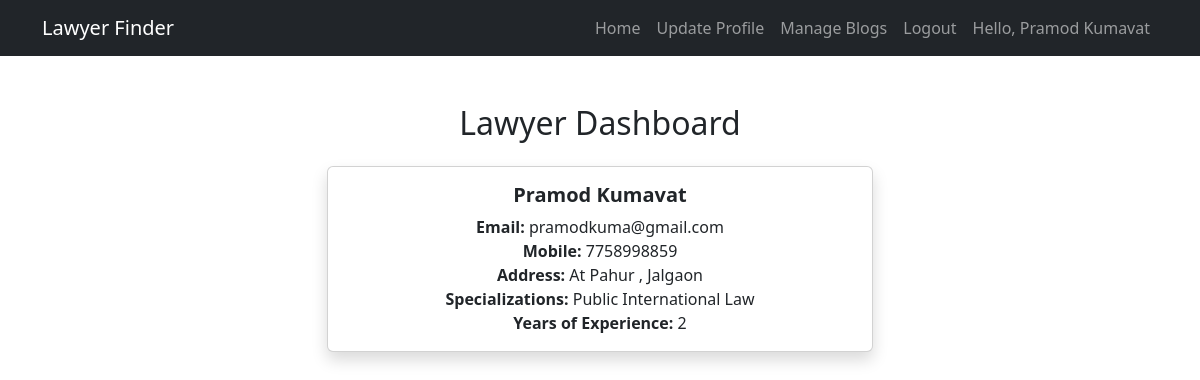
The page /lawyer/dashboard/ (signed in) on the database its author committed.
### admin_dashboard/models.py (models this page shows, shortened)
class CustomUser(AbstractUser):
    ROLE_CHOICES = (
        ('user', 'User'),
        ('lawyer', 'Lawyer'),
    )
    role = models.CharField(max_length=10, choices=ROLE_CHOICES, default='user')
    class Meta:
        verbose_name = 'User'
        verbose_name_plural = 'Users'

### lawyer/models.py (models this page shows, shortened)
class Lawyer(models.Model):
    user = models.OneToOneField(settings.AUTH_USER_MODEL, on_delete=models.CASCADE, related_name="lawyer_profile")
    address = models.CharField(max_length=200, null=False)
    mobile = models.CharField(max_length=15, null=False)
    email = models.EmailField(null=False)
    full_name = models.CharField(max_length=200, null=False)
    is_approved = models.BooleanField(default=False)
    qualifications = models.TextField(blank=True, null=True)
    specializations = models.TextField(blank=True, null=True)
    years_of_experience = models.PositiveIntegerField(blank=True, null=True)
    profile_photo = models.ImageField(upload_to='profile_photos/', blank=True, null=True)
    court_duty = models.CharField(max_length=200, blank=True, null=True)
    total_cases = models.PositiveIntegerField(blank=True, null=True)

### lawyer/views.py (the view)
# urls.py: path('dashboard/', LawyerDashboardView.as_view(), name='lawyer_dashboard'),
class LawyerDashboardView(LoginRequiredMixin, TemplateView):
    template_name = 'lawyer/lawyer_dashboard.html'

### lawyer/templates/lawyer/lawyer_dashboard.html (shortened to what this page needs)
<!DOCTYPE html>
<html lang="en">
<head>
    <link href="https://cdn.jsdelivr.net/npm/bootstrap@5.3.0/dist/css/bootstrap.min.css" rel="stylesheet">
    <link rel="stylesheet" href="https://cdnjs.cloudflare.com/ajax/libs/animate.css/4.1.1/animate.min.css">
</head>
<body>
    {% include 'nav.html' %}
    <div class="container mt-5">
        <h2 class="text-center">Lawyer Dashboard</h2>
        <div class="row justify-content-center mt-4">
            <div class="col-md-6">
                <div class="card text-center animate__animated animate__fadeInDown shadow">
                    <div class="card-body">
                        <h5 class="card-title">{{ user.lawyer_profile.full_name }}</h5>
                        <p class="card-text">
                            <strong>Email:</strong> {{ user.lawyer_profile.email }}<br>
                            <strong>Mobile:</strong> {{ user.lawyer_profile.mobile }}<br>
                            <strong>Address:</strong> {{ user.lawyer_profile.address }}<br>
                            <strong>Specializations:</strong> {{ user.lawyer_profile.specializations }}<br>
                            <strong>Years of Experience:</strong> {{ user.lawyer_profile.years_of_experience }}<br>
                        </p>
                    </div>
                </div>
            </div>
        </div>
    </div>
</body>
</html>

### lawyer/templates/nav.html (shortened to what this page needs)
<!DOCTYPE html>
<html lang="en">
<head>
    <link href="https://cdn.jsdelivr.net/npm/bootstrap@5.3.0-alpha3/dist/css/bootstrap.min.css" rel="stylesheet">
</head>
<body>
<nav class="navbar navbar-expand-lg navbar-dark bg-dark">
    <div class="container">
        <a class="navbar-brand" href="#">Lawyer Finder</a>
        <div class="collapse navbar-collapse" id="navbarNav">
            <ul class="navbar-nav ms-auto">
                <li class="nav-item">
                    <a class="nav-link" href="{% url 'lawyer_dashboard' %}">Home</a>
                </li>
                <li class="nav-item">
                    <a class="nav-link" href="{% url 'lawyer_update' %}">Update Profile</a>
                </li>
                <li class="nav-item">
                    <a class="nav-link" href="{% url 'view_blogs' %}">Manage Blogs</a>
                </li>
                {% if user.is_authenticated %}
                    <li class="nav-item"><a class="nav-link" href="{% url 'logout' %}">Logout</a></li>
                <li class="nav-item"><a class="nav-link" href="#">Hello, {{ user.lawyer_profile.full_name }}</a></li>
                {% else %}
                    <li class="nav-item"><a class="nav-link" href="{% url 'user_login' %}">Login</a></li>
                    <li class="nav-item"><a class="nav-link" href="{% url 'user_register' %}">Register</a></li>
                {% endif %}
            </ul>
        </div>
    </div>
</nav>
</body>
</html>

### lawyer/templates/lawyer/lawyer_dashboard.html (style rules this page uses)
.card-title { font-weight: bold; }

### rows shown on the page
CustomUser: lawyer_profile.full_name "Pramod Kumavat", lawyer_profile.email "pramodkuma@gmail.com", lawyer_profile.mobile "7758998859", lawyer_profile.address "At Pahur , Jalgaon", lawyer_profile.specializations "Public International Law", lawyer_profile.years_of_experience "2"
